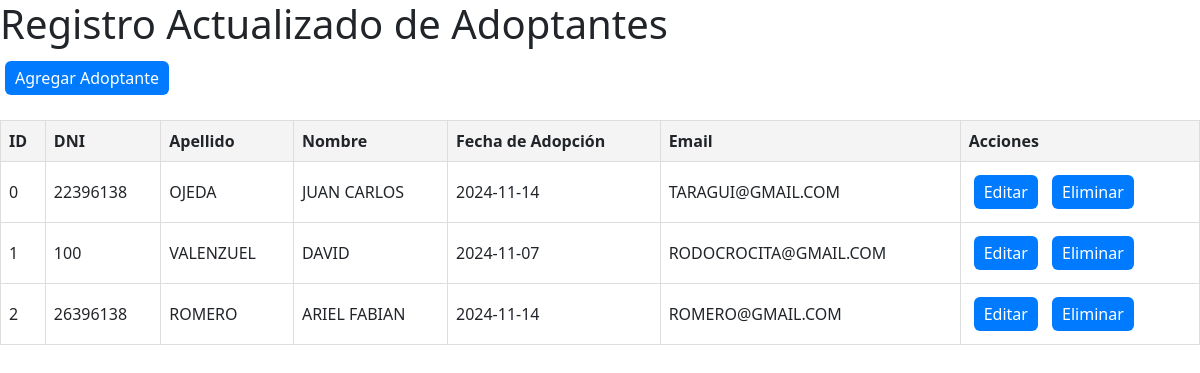
Before: /vista/registros.php with the older database file.
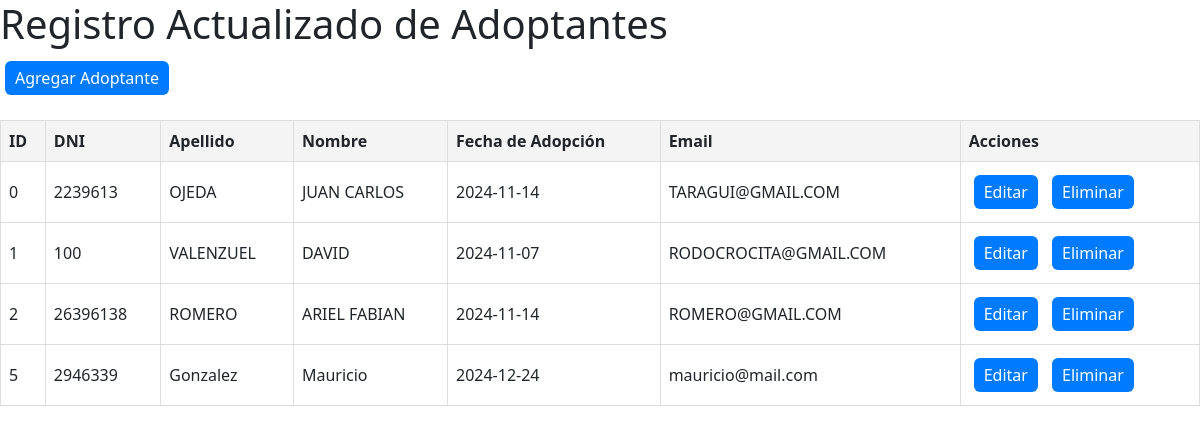
After: the same page with the newer database file.
### vista/registros.php (the view, shortened to what this page needs)
<?php
$host = 'localhost';
$user = 'root';
$password = '';
$dbname = 'usuario';
$conexion = new mysqli($host, $user, $password, $dbname);
$sql = "SELECT ID_ADOPTA, DNI, APELLIDO, NOMBRE, FECHA_ADOPCION, EMAIL FROM dueño";
$result = $conexion->query($sql);
?>
<!DOCTYPE html>
<html lang="es">
<head>
    <link href="https://cdn.jsdelivr.net/npm/bootstrap@5.3.3/dist/css/bootstrap.min.css" rel="stylesheet" />
</head>
<body>
    <h1>Registro Actualizado de Adoptantes</h1>
    <a href="vista.php" class="btn btn-success">Agregar Adoptante</a>
<div class="mb-3">
    <?php if ($result && $result->num_rows > 0): ?>
        <table>
            <thead>
                <tr>
                    <th>ID</th>
                    <th>DNI</th>
                    <th>Apellido</th>
                    <th>Nombre</th>
                    <th>Fecha de Adopción</th>
                    <th>Email</th>
                    <th>Acciones</th>
                </tr>
            </thead>
            <tbody>
                <?php while ($row = $result->fetch_assoc()): ?>
                    <tr>
                        <td><?= $row['ID_ADOPTA'] ?></td>
                        <td><?= $row['DNI'] ?></td>
                        <td><?= $row['APELLIDO'] ?></td>
                        <td><?= $row['NOMBRE'] ?></td>
                        <td><?= $row['FECHA_ADOPCION'] ?></td>
                        <td><?= $row['EMAIL'] ?></td>
                        <td>
                            <a href="editar_dueño.php?id=<?= $row['ID_ADOPTA'] ?>" class="btn">Editar</a>
                            <a href="eliminar_dueño.php?id=<?= $row['ID_ADOPTA'] ?>" class="btn btn-danger" onclick="return confirm('¿Estás seguro de eliminar este registro?')">Eliminar</a>
                        </td>
                    </tr>
                <?php endwhile; ?>
            </tbody>
        </table>
    <?php else: ?>
        <p>No se encontraron registros en la tabla.</p>
    <?php endif; ?>
</div>
</body>
</html>

### vista/registros.php (style rules this page uses)
table { width: 100%; border-collapse: collapse; margin: 20px 0; }
table, th, td { border: 1px solid #ddd; }
th, td { padding: 8px; text-align: left; }
th { background-color: #f4f4f4; }
.btn { padding: 5px 10px; margin: 5px; background-color: #007BFF; color: #fff; border: none; cursor: pointer; text-decoration: none; }

Changed rows visible on the page:
changed dueño "OJEDA": DNI "22396138" → "2239613"
added dueño: ID_ADOPTA "5", DNI "2946339", APELLIDO "Gonzalez", NOMBRE "Mauricio", FECHA_ADOPCION "2024-12-24", EMAIL "mauricio@mail.com"
